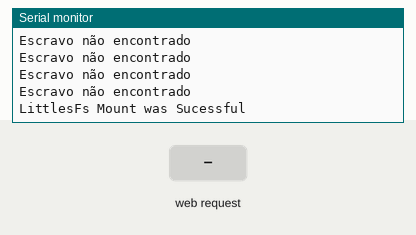
Simulated run of this sketch. Board: ESP32. On the bench: the last lines printed to the serial monitor. The inputs (shaded band) are chosen by the test bench. The local clock reads 2024-03-15 10:24:30 at power-on unless the sketch sets it; storage starts empty; EEPROM starts erased.

Above: at 12.3 s.
12.4 s: HTTP request GET /start received
At 12.58 s:
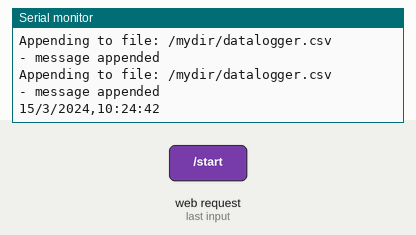
13.9 s: HTTP request GET /delete received
At 15.1 s:
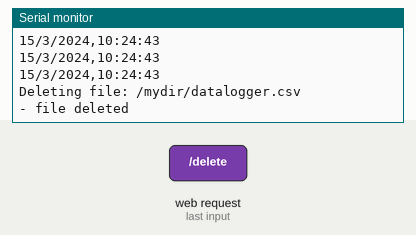
15.4 s: HTTP request GET /delete received
At 16.5 s:
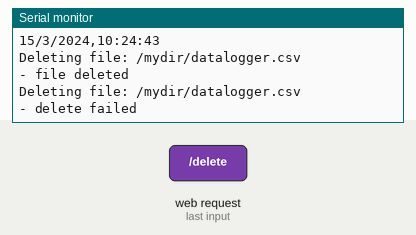

Measured:
- after the input at 12.4 s, the serial monitor: prints a new line at once (image 1)
- after the input at 13.9 s, the serial monitor: prints a new line at once (image 2)
- after the input at 15.4 s, the serial monitor: prints a new line at once (image 3)

The sketch:

src.ino
```cpp
//Bibliotecas Publicas
#include <Arduino.h>
#include <ModbusMaster.h>
#include <RTClib.h>
#include <WiFiManager.h>
#include <ESPAsyncWebServer.h>
#include <DNSServer.h>
#include <EEPROM.h>

//Minhas Bibliotecas
#include "Wifi_Functions.h"
#include "WebServerFunctions.h"
#include "ModBusLib.h"
#include "FS_Functions.h"
#include "RtcMyLib.h"
#include "myDNS.h"

//Objetos
AsyncWebServer server(80);
WiFiManager wifi;
ModbusMaster modbus;
RTC_PCF8563 rtc;
DNSServer dnsServer;


//Protótipos de Funções
void initialize();

//Variaveis globais
const char* wifiName= "ESP32_AP";
bool state = false;
IPAddress apIP(192,168, 1, 100);                             // Definindo o IP do Soft AP7
uint8_t slaveNumbers = 0;
uint32_t counter = 0;
float ratios[30][3];


void setup() {
    Serial.begin(115200, SERIAL_8N1);                          //Inicia a Serial
      // Inicialize a EEPROM com o tamanho desejado
    EEPROM.begin(512);
    delay(500);
    uint8_t now = EEPROM.read(1);
    Serial.println();
    Serial.print("O valor de start é: ");
    Serial.println(now);

    if(EEPROM.read(1) != 1){
      EEPROM.put(1, 1);
      delay(400);
      EEPROM.commit();
      uint8_t now2 = EEPROM.read(1);
      EEPROM.put(200, 0);
      EEPROM.commit();
    }

    initialize();
}

void loop(){
  dnsServer.processNextRequest();
  while (state == true ){
    RTCClass::rtcBegin(&rtc);
    DateTime timeRtc = RTCClass::rtcGetTime(&rtc);
    String timestamp = RTCClass::rtcPrintTime(&rtc);
    timestamp += ", ";
    String dataLogger;

    float** temperatureRead = ModbusClass::getTemperature(&modbus, slaveNumbers, &rtc);
    if (temperatureRead != nullptr) {
      //Impressão dos dados - datalogger
      FileClass::appendFileString(LittleFS, "/mydir/datalogger.csv", timestamp);
      for(uint8_t i = MIN_NUM_SLAVES; i <= slaveNumbers; i++) {
          for (uint8_t j = 0; j <= 2; j++) {
            dataLogger += String(temperatureRead[i - MIN_NUM_SLAVES][j]);
            ratios[i-1][j] += temperatureRead[i-1][j];
            // Serial.println(ratios[i-1][j]);
            if (i == slaveNumbers && j == 2) {
              } else {
              dataLogger += ", ";
              }
          }
        }
        dataLogger += "\r\n";
        FileClass::appendFileString(LittleFS, "/mydir/datalogger.csv", dataLogger);
      }
    delay(100);
    counter++;
  }
}

void initialize(){
  if(EEPROM.read(200) == 0){
    //WifiClass::wifiConnection();                             //Inicia a conexão ao Wifi
    WifiClass::wifiAP(apIP, wifiName);                                   //Inicia o SoftAP
    //ModbusClass::modbusBegin(&modbus);                       //Inicia o Protocolo Modbus
    slaveNumbers = ModbusClass::autoDetectSlaves(&modbus);     //Inicia a AutoDetectação dos Slaves no sistema
    FileClass::LittleFSbegin();                                //Inicia o LittlesFS
    RTCClass::rtcBegin(&rtc);                                  //Inicia o RTC
    myDNSClass::DNSbegin(&dnsServer, apIP);                    //Inicia o DNS - Domain Name System

    //Função de mostar a pagina HTML
    server.on("/", HTTP_GET, [](AsyncWebServerRequest *request){
      WebServerClass::handleHTML(request);
    });

    //Função de start do Arquivo
    server.on("/start", HTTP_GET, [](AsyncWebServerRequest *request){
      WebServerClass::handleStart(request, state, slaveNumbers);
      state = true;
    });

    //Função de Donwload do Arquivo
    server.on("/download", HTTP_GET, [](AsyncWebServerRequest *request){
      WebServerClass::handleDownload(request);
    });

    //Função de Donwload do Arquivo
    server.on("/ratio", HTTP_GET, [](AsyncWebServerRequest *request){
      WebServerClass::handleRatio(request, counter, ratios, slaveNumbers);
    });

    //Função de Reset do Arquivo
    server.on("/reset", HTTP_GET, [](AsyncWebServerRequest *request){
      WebServerClass::handleReset(request, slaveNumbers);
    });

    //Função de delete do Arquivo
    server.on("/delete", HTTP_GET, [](AsyncWebServerRequest *request){
      WebServerClass::handleDelete(request);
      state = false;
    });

    //Função de calibration
      server.on("/calibration", HTTP_GET, [](AsyncWebServerRequest *request){
      WebServerClass::handleCalibration(request);
      RTCClass::rtcCalibration();
    });

    //Função exit do server
    server.on("/exit", HTTP_GET, [](AsyncWebServerRequest *request){
      WebServerClass::handleExit(request);
    });

    //state = true;                                   // Declaração do estado
    server.onNotFound(WebServerClass::notFound);     // Em caso de erro e de não encontrar a página
    server.begin();                                  //Começa o server
  }
  else{
    const char* wifiRtc = "ESP32_CALIBRATION";
    WifiClass::configPortal(&wifi, wifiRtc);
    delay(2000);

    RTCClass::rtcBegin(&rtc);

    // Define o servidor NTP para obter a hora
    const char* ntpServer = "pool.ntp.org";
    const long  gmtOffset_sec = -10800;
    const int   daylightOffset_sec = 0;

    //init and get the time
    configTime(gmtOffset_sec, daylightOffset_sec, ntpServer);
    struct tm timeinfo;
    if(!getLocalTime(&timeinfo)){
      Serial.println("Failed to obtain time");
      return;
    }
    Serial.println(&timeinfo, "%A, %d %Y %H:%M:%S");
    // Ajuste do RTC com o tempo obtido do servidor NTP
    rtc.adjust(DateTime(timeinfo.tm_year + 1900, timeinfo.tm_mon + 1, timeinfo.tm_mday, timeinfo.tm_hour, timeinfo.tm_min, timeinfo.tm_sec));
    RTCClass::rtcPrintTime(&rtc);


    EEPROM.put(0, 0);
    EEPROM.commit();
    Serial.flush();
    ESP.restart();
  }
}
```
